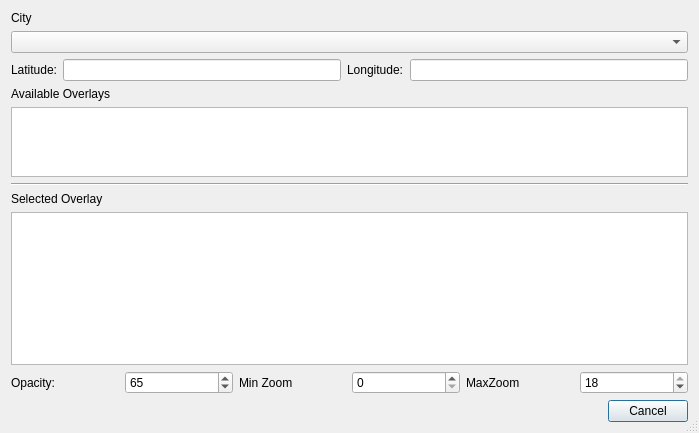
<?xml version="1.0" encoding="UTF-8"?>
<ui version="4.0">
 <class>EditCityDialog</class>
 <widget class="QDialog" name="EditCityDialog">
  <property name="geometry">
   <rect>
    <x>0</x>
    <y>0</y>
    <width>699</width>
    <height>433</height>
   </rect>
  </property>
  <property name="windowTitle">
   <string>Manage Overlays</string>
  </property>
  <property name="sizeGripEnabled">
   <bool>true</bool>
  </property>
  <layout class="QVBoxLayout" name="verticalLayout">
   <item>
    <widget class="QLabel" name="label">
     <property name="text">
      <string>City</string>
     </property>
    </widget>
   </item>
   <item>
    <widget class="QComboBox" name="cbCity"/>
   </item>
   <item>
    <layout class="QHBoxLayout" name="horizontalLayout">
     <item>
      <widget class="QLabel" name="label_7">
       <property name="text">
        <string>Latitude:</string>
       </property>
      </widget>
     </item>
     <item>
      <widget class="QLineEdit" name="editLatitude"/>
     </item>
     <item>
      <widget class="QLabel" name="label_8">
       <property name="text">
        <string>Longitude:</string>
       </property>
      </widget>
     </item>
     <item>
      <widget class="QLineEdit" name="editLongitude"/>
     </item>
    </layout>
   </item>
   <item>
    <widget class="QLabel" name="label_2">
     <property name="text">
      <string>Available Overlays</string>
     </property>
    </widget>
   </item>
   <item>
    <widget class="QTableView" name="tableView">
     <property name="toolTip">
      <string>Select any overlays to be used with this city.</string>
     </property>
     <property name="sizeAdjustPolicy">
      <enum>QAbstractScrollArea::AdjustToContents</enum>
     </property>
     <property name="alternatingRowColors">
      <bool>true</bool>
     </property>
     <property name="selectionMode">
      <enum>QAbstractItemView::SingleSelection</enum>
     </property>
     <property name="selectionBehavior">
      <enum>QAbstractItemView::SelectRows</enum>
     </property>
    </widget>
   </item>
   <item>
    <widget class="Line" name="line">
     <property name="orientation">
      <enum>Qt::Horizontal</enum>
     </property>
    </widget>
   </item>
   <item>
    <widget class="QLabel" name="label_6">
     <property name="text">
      <string>Selected Overlay</string>
     </property>
    </widget>
   </item>
   <item>
    <widget class="MyTextEdit" name="edDescription"/>
   </item>
   <item>
    <layout class="QHBoxLayout" name="horizontalLayout_2">
     <item>
      <widget class="QLabel" name="label_3">
       <property name="text">
        <string>Opacity:</string>
       </property>
      </widget>
     </item>
     <item>
      <widget class="QSpinBox" name="sbOpacity">
       <property name="maximum">
        <number>100</number>
       </property>
       <property name="value">
        <number>65</number>
       </property>
      </widget>
     </item>
     <item>
      <widget class="QLabel" name="label_4">
       <property name="text">
        <string>Min Zoom</string>
       </property>
      </widget>
     </item>
     <item>
      <widget class="QSpinBox" name="sbMinZoom"/>
     </item>
     <item>
      <widget class="QLabel" name="label_5">
       <property name="text">
        <string>MaxZoom</string>
       </property>
      </widget>
     </item>
     <item>
      <widget class="QSpinBox" name="sbMaxZoom">
       <property name="maximum">
        <number>18</number>
       </property>
       <property name="value">
        <number>18</number>
       </property>
      </widget>
     </item>
    </layout>
   </item>
   <item>
    <widget class="QDialogButtonBox" name="buttonBox">
     <property name="orientation">
      <enum>Qt::Horizontal</enum>
     </property>
     <property name="standardButtons">
      <set>QDialogButtonBox::Cancel</set>
     </property>
    </widget>
   </item>
  </layout>
 </widget>
 <customwidgets>
  <customwidget>
   <class>MyTextEdit</class>
   <extends>QTextEdit</extends>
   <header>mytextedit.h</header>
  </customwidget>
 </customwidgets>
 <resources/>
 <connections>
  <connection>
   <sender>buttonBox</sender>
   <signal>accepted()</signal>
   <receiver>EditCityDialog</receiver>
   <slot>accept()</slot>
   <hints>
    <hint type="sourcelabel">
     <x>248</x>
     <y>254</y>
    </hint>
    <hint type="destinationlabel">
     <x>157</x>
     <y>274</y>
    </hint>
   </hints>
  </connection>
  <connection>
   <sender>buttonBox</sender>
   <signal>rejected()</signal>
   <receiver>EditCityDialog</receiver>
   <slot>reject()</slot>
   <hints>
    <hint type="sourcelabel">
     <x>316</x>
     <y>260</y>
    </hint>
    <hint type="destinationlabel">
     <x>286</x>
     <y>274</y>
    </hint>
   </hints>
  </connection>
 </connections>
</ui>
